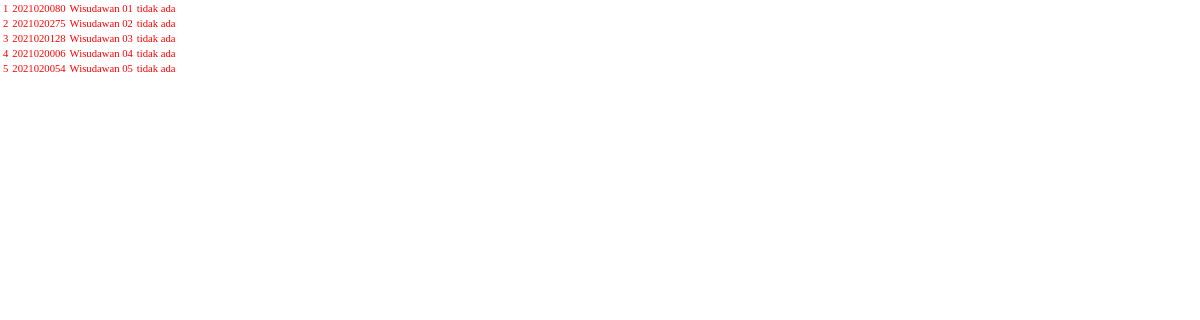
/cekfoto.php, run on the app's committed database.
### tables this page shows
CREATE TABLE `tbl_wisudawan`  (
  `id` int NOT NULL AUTO_INCREMENT,
  `urutan` int NULL DEFAULT NULL,
  `nirm` varchar(255) NULL DEFAULT NULL,
  `nama` varchar(255) NULL DEFAULT NULL,
  `ortu_laki` varchar(255) NULL DEFAULT NULL,
  `ortu_perempuan` varchar(255) NULL DEFAULT NULL,
  `tmp_tgl_lahir` text NULL,
  `asal_sekolah` varchar(255) NULL DEFAULT NULL,
  `alamat` text NULL,
  `ipk` varchar(255) NULL DEFAULT NULL,
  `judul` text NULL,
  `keterangan` text NULL,
  `prodi` varchar(255) NULL DEFAULT NULL,
  `gelombang` varchar(1) NULL DEFAULT NULL,
  PRIMARY KEY (`id`) USING BTREE,
  INDEX `idx_gelombang_prodi`(`gelombang` ASC, `prodi` ASC) USING BTREE
);

### cekfoto.php (the view, shortened to what this page needs)
<?php
require_once("connection.php");
$show_data_total = '1';
?>
<!DOCTYPE html>
<html>
<head>
</head>
<body style="padding:0px; margin:0px;">
	<?php
	$nomor = 1;
	$array_urutan = array("Hukum","Manajemen","Akuntansi");
	$html_show = "";
	$html_show .=  "<script>console.log('# Data ditampilkan termasuk yg tidak daftar wisuda #');</script>";
	$html_show .=  "<script>console.log('====================================================');</script>";
		$html_show .= '<table style="margin-bottom:10px;" class="font_size_8pt" border=0px>';
		foreach($array_urutan as $prodiforshow){
			$tableprodi = "tbl_wisudawan";
			if($tableprodi!==""){
				$query = "select * from ".$tableprodi." where prodi = '".$prodiforshow."' order by nama asc";
				$execute = mysqli_query($koneksi,$query);
				$totalmhs = 0;
				while($row = mysqli_fetch_array($execute)){
						$URUTAN = strtoupper(strtolower($row['urutan']));
						$NIRM = strtoupper(strtolower($row['nirm']));
						$NAMA = ucwords(strtolower($row['nama']));
						$NAMA_LOG = ucwords(strtolower(str_replace("'"," ",$row['nama'])));
						if(is_file("photo/2025/".$NIRM.".jpg")){
							$GAMBAR = "".$NIRM.".jpg";
						}else{
							if($URUTAN !== ""){
								$html_show .= "<script>console.log('".$NIRM." ".$NAMA_LOG." [tdk ada foto]');</script>";
								$GAMBAR = "tidak ada";
							}else{
								$html_show .= "<script>console.log('".$NIRM." ".$NAMA_LOG." [tdk ada foto] [tdk wisuda]');</script>";
								$GAMBAR = "tidak ada";
							}
						}
						if($GAMBAR == "tidak ada"){
							$html_show .= '<tr style="color:red">
											<td class="v_top">'.$nomor.'</td>
											<td class="v_top">'.$NIRM.'</td>
											<td class="v_top">'.$NAMA.'</td>
											<td class="v_top">'.$GAMBAR.'</td>
										</tr>';
						}
						$totalmhs++;
						$nomor++;
				}
				if($show_data_total=='1'){
					$html_show .=  "<script>console.log('".$prodiforshow." = ".$totalmhs." Orang');</script>";
					$html_show .=  "<script>console.log('-------------------------------------------------------');</script>";
				}
			}
		}
		$html_show .= '</table>';
	echo $html_show;
	?>
</body>
</html>

### cekfoto.php (style rules this page uses)
body { -webkit-print-color-adjust:exact !important; }
.font_size_8pt { font-size:8pt; }
.v_top { vertical-align:top; }

### data on the page
tbl_wisudawan: nirm "2021020080", nama "Wisudawan 01", urutan "tidak ada"
tbl_wisudawan: nirm "2021020275", nama "Wisudawan 02", urutan "tidak ada"
tbl_wisudawan: nirm "2021020128", nama "Wisudawan 03", urutan "tidak ada"
tbl_wisudawan: nirm "2021020006", nama "Wisudawan 04", urutan "tidak ada"
tbl_wisudawan: nirm "2021020054", nama "Wisudawan 05", urutan "tidak ada"
